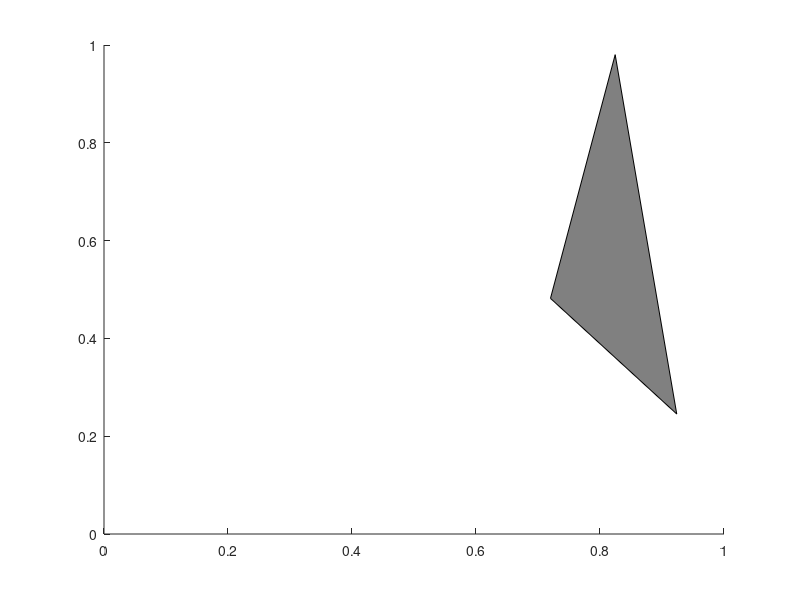

The MATLAB script that drew this image:
%This script will create a random 2-dimensional patch

x = rand([1,3]);
y = rand([1,3]);
patch(x,y,[0.5 0.5 0.5])
axis ([0 1 0 1])